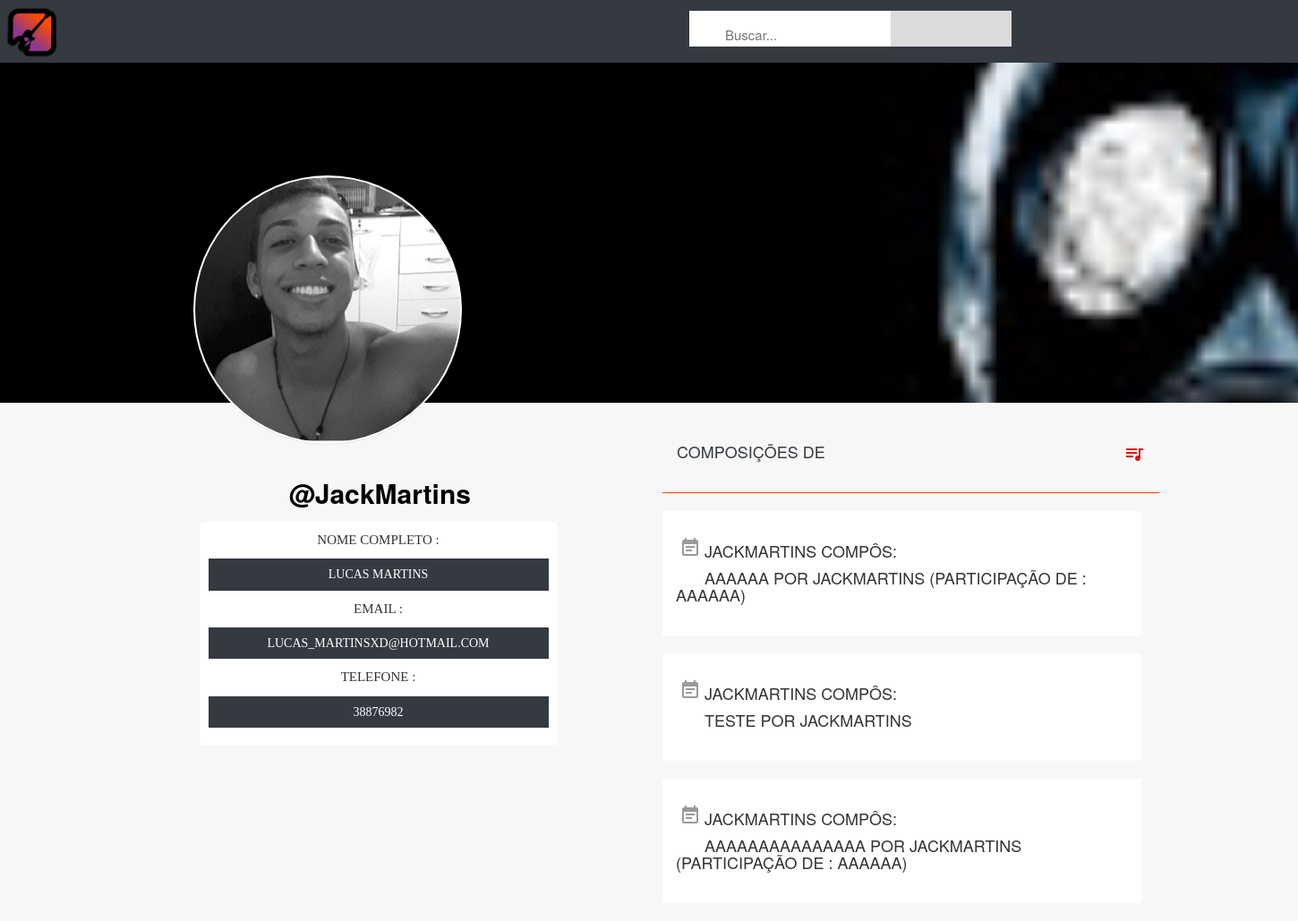
Page /amigo.php?id=1 on the committed database.
### tables this page shows
CREATE TABLE `usuario` (
  `id` int(10) UNSIGNED NOT NULL,
  `nome_completo` varchar(200) DEFAULT NULL,
  `nomedeusuario` varchar(100) DEFAULT NULL,
  `telefone` int(11) DEFAULT NULL,
  `email` varchar(50) DEFAULT NULL,
  `senha` varchar(200) DEFAULT NULL,
  `fotoperfil` varchar(200) DEFAULT NULL,
  `fotocapa` varchar(200) DEFAULT NULL
);

CREATE TABLE `publicacao` (
  `id` int(10) UNSIGNED NOT NULL,
  `usuario_id` int(10) DEFAULT NULL,
  `data_hora` datetime NOT NULL,
  `titulo` varchar(50) DEFAULT NULL,
  `categoria` varchar(45) DEFAULT NULL,
  `texto` varchar(1500) DEFAULT NULL,
  `participacao` varchar(45) DEFAULT NULL,
  `produzido` varchar(45) DEFAULT NULL,
  `escrito` varchar(45) DEFAULT NULL,
  `soundcloud` varchar(200) DEFAULT NULL,
  `youtube` varchar(200) DEFAULT NULL
);

### amigo.php (the view, shortened to what this page needs)
<?php
include_once 'conexao.php';
$idi = $_GET['id'];
try {
    $conn = new PDO("mysql:host=$servername;dbname=$mydb", $username, $password);
    $conn->setAttribute(PDO::ATTR_ERRMODE, PDO::ERRMODE_EXCEPTION);
	$stmt = $conn->prepare("SELECT publicacao.id as idpost,publicacao.titulo,publicacao.texto,publicacao.participacao,publicacao.produzido,publicacao.escrito,publicacao.soundcloud,publicacao.youtube,publicacao.categoria,publicacao.data_hora,usuario.id,usuario.nomedeusuario,usuario.nome_completo,usuario.fotoperfil,usuario.fotocapa,usuario.email,usuario.telefone from publicacao,usuario where publicacao.usuario_id = usuario.id and $idi = publicacao.usuario_id group by publicacao.data_hora;");
   $stmt->execute();
    $publi = $stmt->fetchAll();
    foreach ($publi as $row) {
                            };
}catch(PDOException $e)
    {
		echo $e;
    }
?>
<!DOCTYPE html>
<html lang="pt-br">
<head>
  <link rel="stylesheet" href="https://maxcdn.bootstrapcdn.com/bootstrap/3.3.7/css/bootstrap.min.css">
  <link rel="stylesheet" type="text/css" href="css/teste.css"?/>
  <link rel="stylesheet" href="notifier-master/dist/css/notifier.min.css">
</head>
<body>
<div id="wrapper">
<div class="navbar navbar-inverse" >
    <a href="home.php"><img src="img/log1.png" alt="nada.png" width="100px" height="100px"></a>
    <form class="form-inline" method="GET" action="pesquisar.php">
          <input class="input" type="text" name="pesquisar" placeholder="Buscar...">
    </form>
</div>
<div class="row">
    <div class="col-md-12">
        <div class="fb-profile-block">
            <div class="fb-profile-block-thumb">
                <img id="mina" src="<?php echo $row['fotocapa'];?>" alt="" title="">
            </div>
            <div class="profile-img">
                <a href="#"><img src="<?php echo $row['fotoperfil'];?>" alt="" title=""></a>
            </div>
        </div>
    </div>
</div>
 <div class="container">
    <div class="row">
     <div class="col-md-5 col-md-offset-1">
      <div class="sobre_usuario">
        <p class="seila">@<?php echo $row['nomedeusuario'];?></p>
        <div class="col-md-6 sobre">
                Nome Completo :
                   <div>
                       <h5><?php echo $row['nome_completo'];?></h5>
                   </div>
               Email :
               <div>
                   <h5><?php echo $row['email'];?></h5>
               </div>
               Telefone :
               <div>
                    <h5><?php echo $row['telefone'];?></h5>
               </div>
        </div>
      </div>
     </div>
		<div class="col-md-6 ">
            <div class="headercomposicao text-left">
                <h4 class="h4cor">COMPOSIÇÕES DE <?php echo strtoupper($_SESSION['nome']);?><i class="material-icons pull-right">&#xE03D;</i></h4>
            </div>
            <?php foreach ($publi as $row) {?>
            <a href="publicacao1.php?id=<?php echo $row['idpost'];?>">
             <div class="composicao">
                 <i class="material-icons thumbnail pull-left">&#xE616;</i>
               <h4><?php echo($row['nomedeusuario']);?> Compôs:</h4>
                 <h4><?php echo $row['titulo'];?> por <?php echo $row['nomedeusuario'];?>
                       <?php if(strlen($row['participacao']) != 0){
                        echo '(Participação de : '.$row['participacao'].')';
                    }?></h4>
                </div>
            </a>
                    <?php } ?>
                </div>
</div>
   </div>
 </div>
</body>
</html>

### css/teste.css (style rules this page uses)
body { background-color:white; }
#wrapper { width: 100%; margin: 0 auto; background-color:#f7f7f7; }
html { overflow-x:hidden; }
.sobre_usuario { background-color:rgba(240, 248, 255, 0); width: 280px; height: 230px; z-index: 8000; margin-top: 10px; border-radius: 15px; }
.seila { color: #000000; margin:5px 90px auto; margin-top:80px; margin-left: 70px; font-weight: 700; font-size: 30px; outline:none; text-decoration: none; }
.input { width: 350px; height: 40px; margin-top: 12px; margin-left: 800px; box-sizing: border-box; font-size: 15px; background-color: rgb(219, 219, 219); background-image: url('searchicon.png'); background-repeat: no-repeat; padding: 12px 12px 0px 40px; border: 0; color: #000000; }
.navbar-inverse { height: 70px; position:absolute; z-index: 10; width: 100%; margin-top: -31px; background-color: rgb(52, 58, 64); border: 0; border-radius: 0; }
.navbar-inverse img { width: 70px; height: 70px; margin-bottom: 2px; float: left; }
.fb-profile-block { margin: auto; position: relative; width: 120%; margin-right: 150px; }
img { width: 110%; height: auto; }
.fb-profile-block-thumb { display: block; height: 400px; width: 100%; margin-right: 10px; overflow: hidden; position: relative; text-decoration: none; background-position: 0 50%; background-size: 100% auto; }
.profile-img a { bottom: 15px; box-shadow: none; display: block; left: 15px; padding:1px; position: absolute; height: 160px; width: 160px; z-index:9; }
.profile-img img { background-color: #fff; box-shadow: 0 1px 1px rgba(29, 28, 28, 0.07); box-shadow: 0 1px 1px rgba(0, 0, 0, 0.07); height:300px; padding: 2px; width:300px; margin: 5px auto; margin-left: 200px; margin-top: -80px; border-radius: 50%; }

### amigo.php (style rules this page uses)
.thumbnail { color:#9a9a9a; background: none; border: 0; }
a { text-decoration: none; color:#9a9a9a; }
.navbar-inverse { height: 70px; position: fixed; z-index: 10; width: 100%; background-color: rgb(52, 58, 64); border: 0; border-radius: 0; margin-top: -50px; }
.navbar-inverse img { width: 70px; height: 70px; float: left; }
.input { width: 360px; height: 40px; margin-top: 12px; box-sizing: border-box; font-size: 15px; background-color: rgb(219, 219, 219); background-image: url('searchicon.png'); padding: 12px 12px 0px 40px; margin-left: 700px; border: 0; color: #000000; }
#wrapper { width: 100%; margin-top: 50px; }
a:link { text-decoration: none; }
.sobre { width:400px; background-color:white; border-radius: 6px; padding:10px 10px; margin:10px 0px; margin-left: -30px; text-align:center; text-transform: uppercase; font-family: Apple Chancery, cursive; font-size: 15px; }
.sobre h5 { background-color: rgb(52, 58, 64); padding:10px 5px; color:white; }
.headercomposicao { padding:25px 16px; margin:10px 0px 0px 0px; border-bottom: 1px solid #ff3b00; color:#9a9a9a; }
.headercomposicao i { color:#dd1111; }
.composicao { background-color: white; padding:25px 15px; margin:20px 20px 20px 0px; }
.composicao h4 { color:#333; text-transform: uppercase; text-decoration: none; }
.h4cor { color: rgb(52, 58, 64); }

### rows in the picture
usuario: fotocapa (picture), fotoperfil (picture), nomedeusuario "JackMartins", nome_completo "LUCAS MARTINS", email "LUCAS_MARTINSXD@HOTMAIL.COM", telefone "38876982"
publicacao: usuario.nomedeusuario "JACKMARTINS", titulo "AAAAAA", participacao "AAAAAA"
publicacao: usuario.nomedeusuario "JACKMARTINS", titulo "TESTE"
publicacao: usuario.nomedeusuario "JACKMARTINS", titulo "AAAAAAAAAAAAAAA", participacao "AAAAAA"
